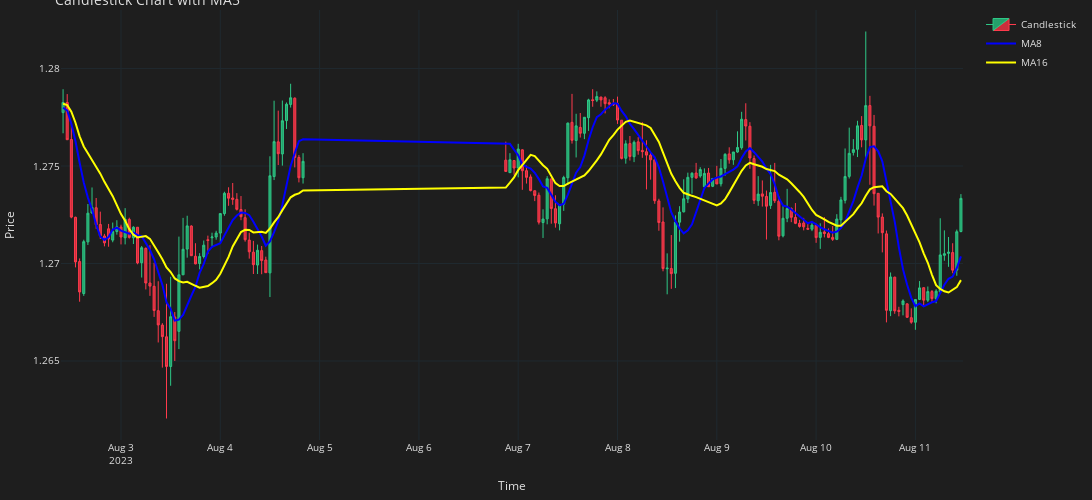

Here is the notebook cell this chart was saved with:
### Code cell
fig = go.Figure()
fig.add_trace(go.Candlestick(x=df['Time'],
                             open=df['Open'],
                             high=df['High'],
                             low=df['Low'],
                             close=df['Close'],
                             name='Candlestick',
                            line=dict(width=1), opacity=1,
                            increasing_fillcolor='#24A06B',
                            decreasing_fillcolor="#CC2E3C",
                            increasing_line_color='#2EC886',
                            decreasing_line_color='#FF3A4C'))
fig.add_trace(go.Scatter(x=df['Time'], y=df['MA_8'],
                         mode='lines',
                         line=dict(color='blue', width=2),
                         name='MA8'))

fig.add_trace(go.Scatter(x=df['Time'], y=df['MA_16'],
                         mode='lines',
             
                    line=dict(color='yellow', width=2),
                         name='MA16'))
fig.update_layout(width=1500,height=500,
    margin=dict(l=10,r=10,b=10,t=10),
    font=dict(size=10,color="#e1e1e1"),
    paper_bgcolor="#1e1e1e",
    plot_bgcolor="#1e1e1e")
fig.update_xaxes(
    gridcolor="#1f292f",
    showgrid=True,fixedrange=True,rangeslider=dict(visible=False)
)
fig.update_yaxes(
    gridcolor="#1f292f",
    showgrid=True)

fig.update_layout(title='Candlestick Chart with MA5',
                  xaxis_title='Time',
              yaxis_title='Price',)


fig.show()

### Figure 1 — Plotly figure (JSON) as saved in the notebook; plotly's stock layout.template omitted (floating-point values rounded to 4 significant figures; data arrays with more than 128 entries replaced by an {"elided": "..."} marker saying what was removed)
{"data": [{"close": {"elided": "170 float values"}, "decreasing": {"fillcolor": "#CC2E3C", "line": {"color": "#FF3A4C"}}, "high": {"elided": "170 float values"}, "increasing": {"fillcolor": "#24A06B", "line": {"color": "#2EC886"}}, "line": {"width": 1}, "low": {"elided": "170 float values"}, "name": "Candlestick", "opacity": 1, "open": {"elided": "170 float values"}, "type": "candlestick", "x": {"elided": "170 str values"}}, {"line": {"color": "blue", "width": 2}, "mode": "lines", "name": "MA8", "type": "scatter", "x": {"elided": "170 str values"}, "y": {"elided": "170 float values"}}, {"line": {"color": "yellow", "width": 2}, "mode": "lines", "name": "MA16", "type": "scatter", "x": {"elided": "170 str values"}, "y": {"elided": "170 float values"}}], "layout": {"font": {"color": "#e1e1e1", "size": 10}, "height": 500, "margin": {"b": 10, "l": 10, "r": 10, "t": 10}, "paper_bgcolor": "#1e1e1e", "plot_bgcolor": "#1e1e1e", "title": {"text": "Candlestick Chart with MA5"}, "width": 1500, "xaxis": {"autorange": true, "fixedrange": true, "gridcolor": "#1f292f", "range": ["2023-08-02 09:30", "2023-08-11 11:30"], "rangeslider": {"visible": false, "yaxis": {}}, "showgrid": true, "title": {"text": "Time"}, "type": "date"}, "yaxis": {"autorange": true, "gridcolor": "#1f292f", "range": [1.261, 1.283], "showgrid": true, "title": {"text": "Price"}, "type": "linear"}}}
